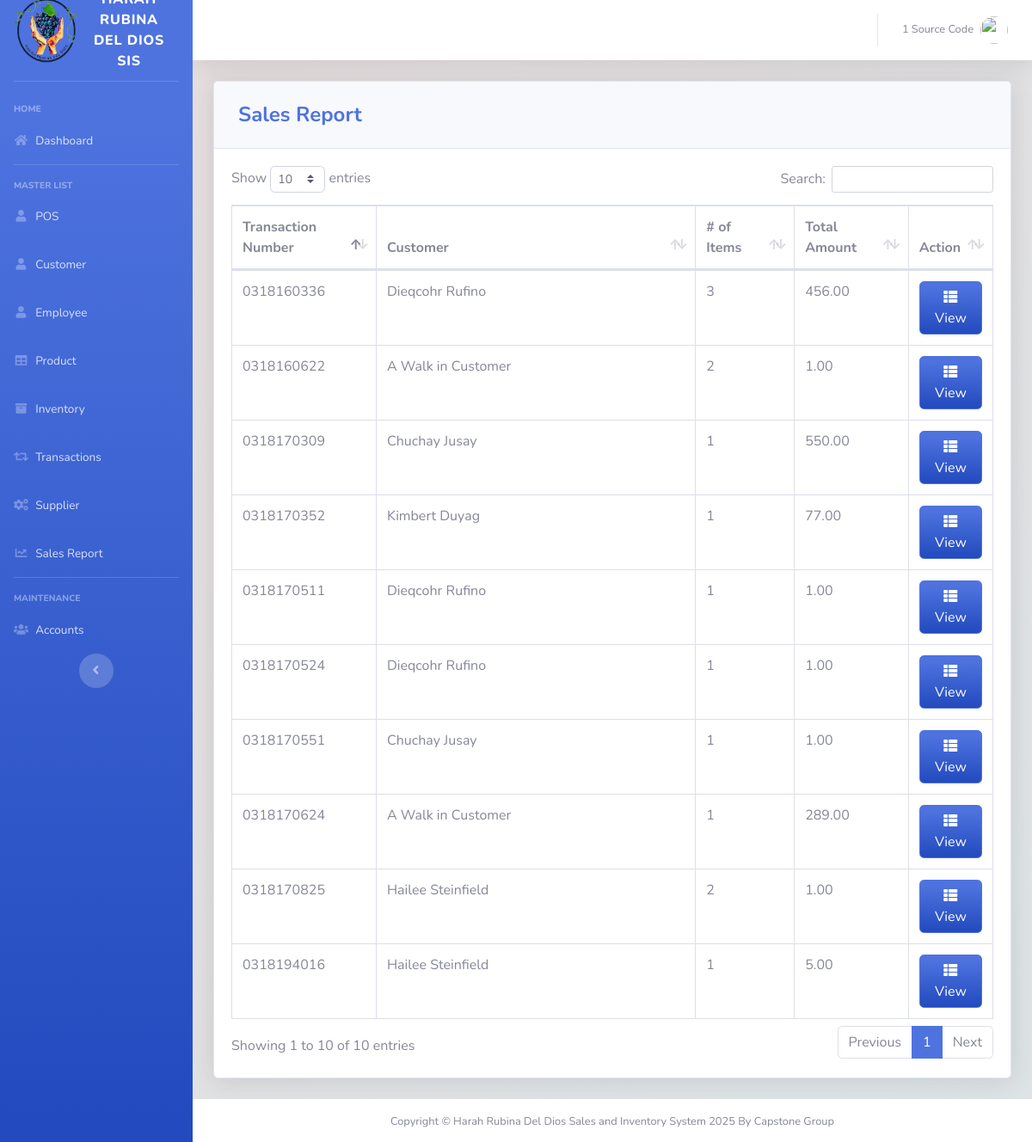
Page /pages/sales_report.php (signed in) on the committed database.
### tables this page shows
CREATE TABLE `transaction` (
  `TRANS_ID` int(50) NOT NULL,
  `CUST_ID` int(11) DEFAULT NULL,
  `NUMOFITEMS` varchar(250) NOT NULL,
  `SUBTOTAL` varchar(50) NOT NULL,
  `LESSVAT` varchar(50) NOT NULL,
  `NETVAT` varchar(50) NOT NULL,
  `ADDVAT` varchar(50) NOT NULL,
  `GRANDTOTAL` varchar(250) NOT NULL,
  `CASH` varchar(250) NOT NULL,
  `DATE` varchar(50) NOT NULL,
  `TRANS_D_ID` varchar(250) NOT NULL
);

CREATE TABLE `customer` (
  `CUST_ID` int(11) NOT NULL,
  `FIRST_NAME` varchar(50) DEFAULT NULL,
  `LAST_NAME` varchar(50) DEFAULT NULL,
  `PHONE_NUMBER` varchar(11) DEFAULT NULL
);

### pages/sales_report.php (the view, shortened to what this page needs)
<?php
include'../includes/connection.php';
include'../includes/sidebar.php';
?>
<div class="card shadow mb-4">
    <div class="card-header py-3">
        <h4 class="m-2 font-weight-bold text-primary">Sales Report</h4>
    </div>
    <div class="card-body">
        <div class="table-responsive">
            <table class="table table-bordered" id="dataTable" width="100%" cellspacing="0">
                <thead>
                    <tr>
                        <th width="19%">Transaction Number</th>
                        <th>Customer</th>
                        <th width="13%"># of Items</th>
                        <th width="15%">Total Amount</th>
                        <th width="11%">Action</th>
                    </tr>
                </thead>
                <tbody>
<?php
    $query = 'SELECT T.*, C.FIRST_NAME, C.LAST_NAME, T.NUMOFITEMS, T.GRANDTOTAL
              FROM transaction T
              JOIN customer C ON T.CUST_ID = C.CUST_ID
              ORDER BY T.TRANS_D_ID ASC';
    $result = mysqli_query($db, $query) or die(mysqli_error($db));
    while ($row = mysqli_fetch_assoc($result)) {
        $grandTotal = floatval($row['GRANDTOTAL']);
        echo '<tr>';
        echo '<td>' . $row['TRANS_D_ID'] . '</td>';
        echo '<td>' . $row['FIRST_NAME'] . ' ' . $row['LAST_NAME'] . '</td>';
        echo '<td>' . $row['NUMOFITEMS'] . '</td>';
        echo '<td>' . number_format($grandTotal, 2) . '</td>';
        echo '<td align="right">
                <a type="button" class="btn btn-primary bg-gradient-primary" href="sales_view.php?action=edit&id=' . $row['TRANS_ID'] . '">
                    <i class="fas fa-fw fa-th-list"></i> View
                </a>
              </td>';
        echo '</tr>';
    }
?>
                </tbody>
            </table>
        </div>
    </div>
</div>
<?php
include'../includes/footer.php';
?>

### rows in the picture
transaction: TRANS_D_ID "0318160336", CUST_ID.FIRST_NAME "Dieqcohr", CUST_ID.LAST_NAME "Rufino", NUMOFITEMS "3", GRANDTOTAL "456.00"
transaction: TRANS_D_ID "0318160622", CUST_ID.FIRST_NAME "A Walk in Customer", NUMOFITEMS "2", GRANDTOTAL "1.00"
transaction: TRANS_D_ID "0318170309", CUST_ID.FIRST_NAME "Chuchay", CUST_ID.LAST_NAME "Jusay", NUMOFITEMS "1", GRANDTOTAL "550.00"
transaction: TRANS_D_ID "0318170352", CUST_ID.FIRST_NAME "Kimbert", CUST_ID.LAST_NAME "Duyag", NUMOFITEMS "1", GRANDTOTAL "77.00"
transaction: TRANS_D_ID "0318170511", CUST_ID.FIRST_NAME "Dieqcohr", CUST_ID.LAST_NAME "Rufino", NUMOFITEMS "1", GRANDTOTAL "1.00"
transaction: TRANS_D_ID "0318170524", CUST_ID.FIRST_NAME "Dieqcohr", CUST_ID.LAST_NAME "Rufino", NUMOFITEMS "1", GRANDTOTAL "1.00"
transaction: TRANS_D_ID "0318170551", CUST_ID.FIRST_NAME "Chuchay", CUST_ID.LAST_NAME "Jusay", NUMOFITEMS "1", GRANDTOTAL "1.00"
transaction: TRANS_D_ID "0318170624", CUST_ID.FIRST_NAME "A Walk in Customer", NUMOFITEMS "1", GRANDTOTAL "289.00"
transaction: TRANS_D_ID "0318170825", CUST_ID.FIRST_NAME "Hailee", CUST_ID.LAST_NAME "Steinfield", NUMOFITEMS "2", GRANDTOTAL "1.00"
transaction: TRANS_D_ID "0318194016", CUST_ID.FIRST_NAME "Hailee", CUST_ID.LAST_NAME "Steinfield", NUMOFITEMS "1", GRANDTOTAL "5.00"

### other values in the picture
$_SESSION['FIRST_NAME'] "1 Source"
$_SESSION['LAST_NAME'] "Code"
